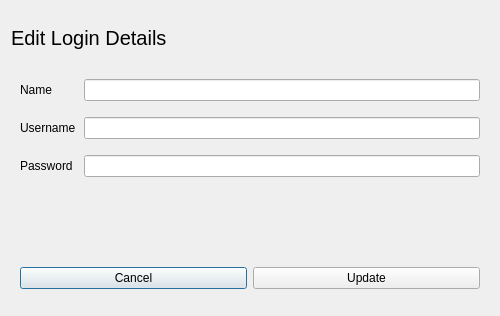
<?xml version="1.0" encoding="UTF-8"?>
<ui version="4.0">
 <class>EditEntryDialog</class>
 <widget class="QDialog" name="EditEntryDialog">
  <property name="geometry">
   <rect>
    <x>0</x>
    <y>0</y>
    <width>500</width>
    <height>316</height>
   </rect>
  </property>
  <property name="windowTitle">
   <string>Dialog</string>
  </property>
  <layout class="QVBoxLayout" name="verticalLayout">
   <item>
    <widget class="QLabel" name="editLabel">
     <property name="font">
      <font>
       <pointsize>15</pointsize>
      </font>
     </property>
     <property name="text">
      <string>Edit Login Details</string>
     </property>
    </widget>
   </item>
   <item>
    <widget class="QWidget" name="editForm" native="true">
     <layout class="QFormLayout" name="formLayout">
      <property name="horizontalSpacing">
       <number>8</number>
      </property>
      <property name="verticalSpacing">
       <number>16</number>
      </property>
      <item row="0" column="0">
       <widget class="QLabel" name="nameLabel">
        <property name="text">
         <string>Name</string>
        </property>
       </widget>
      </item>
      <item row="0" column="1">
       <widget class="QLineEdit" name="eName"/>
      </item>
      <item row="1" column="0">
       <widget class="QLabel" name="usernameLabel">
        <property name="text">
         <string>Username</string>
        </property>
       </widget>
      </item>
      <item row="1" column="1">
       <widget class="QLineEdit" name="eUser"/>
      </item>
      <item row="2" column="0">
       <widget class="QLabel" name="pwdLabel">
        <property name="text">
         <string>Password</string>
        </property>
       </widget>
      </item>
      <item row="2" column="1">
       <widget class="QLineEdit" name="ePwd"/>
      </item>
     </layout>
    </widget>
   </item>
   <item>
    <widget class="QWidget" name="widget" native="true">
     <layout class="QVBoxLayout" name="verticalLayout_2">
      <item>
       <widget class="QLabel" name="eErrorLabel">
        <property name="text">
         <string/>
        </property>
       </widget>
      </item>
     </layout>
    </widget>
   </item>
   <item>
    <widget class="QWidget" name="editBtns" native="true">
     <layout class="QHBoxLayout" name="horizontalLayout">
      <item>
       <widget class="QPushButton" name="eCancelBtn">
        <property name="text">
         <string>Cancel</string>
        </property>
       </widget>
      </item>
      <item>
       <widget class="QPushButton" name="eBtn">
        <property name="text">
         <string>Update</string>
        </property>
       </widget>
      </item>
     </layout>
    </widget>
   </item>
  </layout>
 </widget>
 <resources/>
 <connections/>
</ui>
